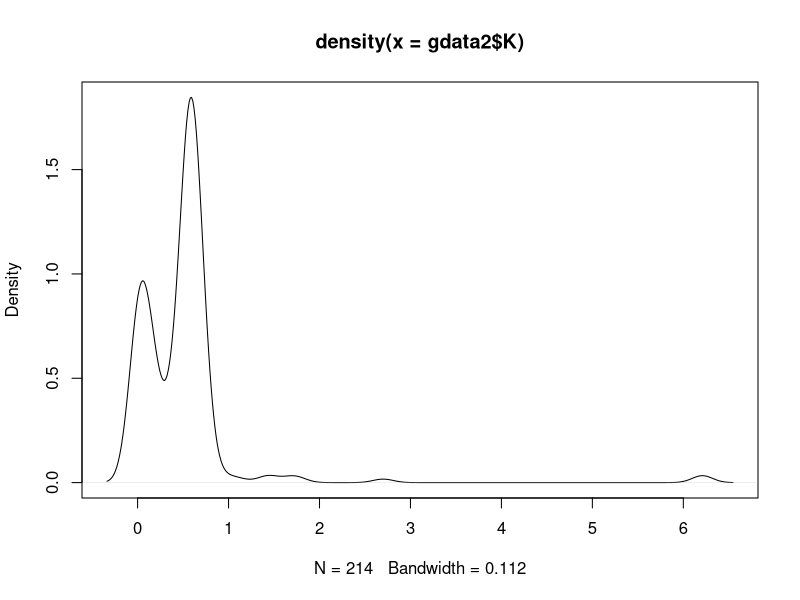
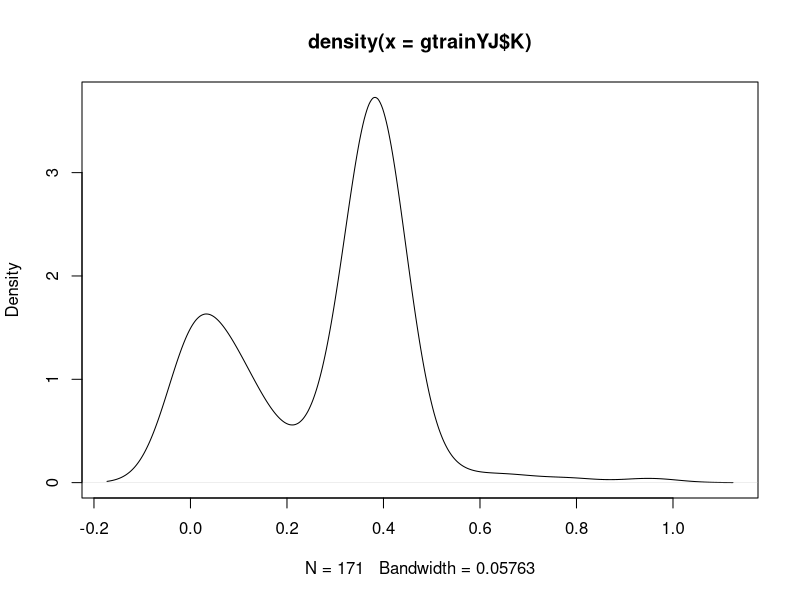
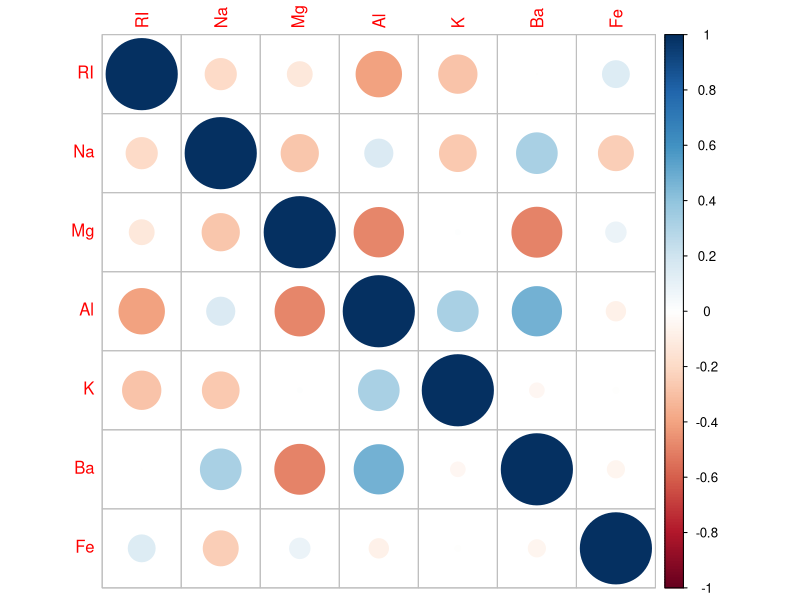

Recreate these plots in R, in order.
#1) Download packages using install.packages
install.packages("caret")
install.packages("e1071")
install.packages("corrplot")
install.packages("mlbench")

#Use library to load the packages for use
library(caret)
library(e1071)
library(corrplot)
library(mlbench)

#2) Loading the Glass dataset and assigning to new object "gdata"
data(Glass)
gdata = Glass

#3) Using set.seed() command to allow exact results to be reproduced
set.seed(114)

#4a) Creating train and test sets using sample command
index = sample(nrow(gdata), nrow(gdata)*0.8) #takes gdata and creates sample from 80% of it
gtrain = gdata[index,]
gtest = gdata[-index,]

#4b) Doing the same as above but using createDataPartition() from caret package
index2 = createDataPartition(gdata$Type, p = 0.8, list = FALSE)
gtrains = gdata[index2,]
gtests = gdata[-index2,]

#5) 
#Using View() to examine the entire dataset
View(gdata)
#Using head() to look at the first 6 rows of the dataset
head(gdata)
#Using str() to examine the structure of the data
str(gdata) #10 columns in total, 1-9 are numerical and 10 is Type which is a factor

#6) Saving Ca, Si, and Type columns are vectors
Calcium = gdata["Ca"]
Silicon = gdata["Si"]
Type = gdata["Type"]

#7) Create new dataset with Ca, Si, and Type columns removed
gdata2 = gdata[, -c(5,7,10)]
str(gdata2) #use to verify new set doesn't include Ca, Si, and Type

#8a) Examining the skewness of gdata
#Using apply() to create a loop and apply the skewness function to all columns
#in the dataset
apply(gdata2, 2, skewness)

#8b) Examine the skewness of K using density() to measure the skewness and 
#plot() to graph it
plot(density(gdata2$K))

#9) Using preProcess() to center and scale data, reducing skewness
preProcValues = preProcess(gtrain, method = c("center", "scale"))

#10) Using the adjusted values from #9 and predict() to center & scale gtrain and gtest
gtrain_cs = predict(preProcValues, gtrain)
gtest_cs = predict(preProcValues, gtest)

#11a) Using preProcess() again on gtrain using BoxCox & YeoJohnson methods
preProcValuesBC = preProcess(gtrain, method = "BoxCox")
preProcValuesYJ = preProcess(gtrain, method = "YeoJohnson")
#Use the predict() to apply BoxCox and YeoJohnson processed values to gtrain
gtrainBC = predict(preProcValuesBC, gtrain)
gtrainYJ = predict(preProcValuesYJ, gtrain)

#11b) Check skewness of both gtrainBC and gtrainYJ with Type column removed
#using apply() look again to apply skewness to all columns except Type
apply(gtrainBC[,-10], 2, skewness)
#Skewness not well reduced by BoxCox method
apply(gtrainYJ[,-10], 2, skewness)
#Skewness significantly reduced using YeoJohnson

#11c) Plot the skewness of K from gtrainYJ using denisty() and plot()
plot(density(gtrainYJ$K))

#12) Creating correlation matrix on gdata2 to examine any linearity
correlations = cor(gdata2)
correlations #examine the correlation matrix

#13) Taking the correlations object from 12 and creating plot showing the correlations
corrplot(correlations)

#14) Creating correlation matrix from gdata with Type column removed
correlations_noType = cor(gdata[,-10])
correlations_noType #examine the correlation matrix w/o Type column

#15) Check for missing data in the original gdata dataset
is.na(gdata) #check for any missing data in entire set
sum(is.na(gdata)) #total count of missing data

#16a) Run linear regression on preprocessed dataset gtrainYJ
#Using K as our Y and Mg & Ba as our X, along with Mg:Ba interaction
lmresult = lm(K ~ Mg*Ba, data = gtrainYJ) #Using "*" to signify our predictors - Mg + Ba + Mg:Ba

#16b) using summary() to view results of the linear regression
summary(lmresult)
#Mg and Mg:Ba interaction are statistically significant to K
